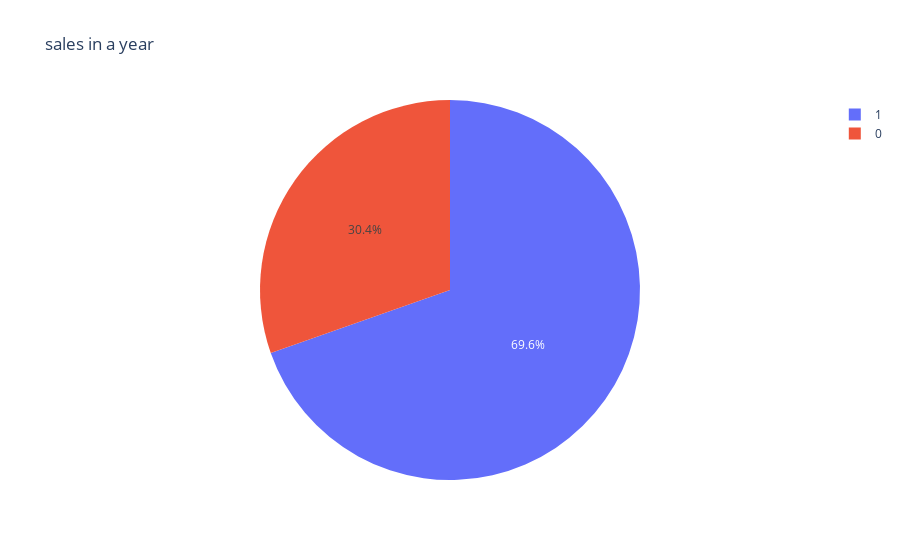

Notebook code cell kept with this figure:
### Code cell
fig = pt.pie(data, values='COUNT', names='WORKING_DAY',title="sales in a year")
fig.show()

### Figure 1 — Plotly figure (JSON) as saved in the notebook; plotly's stock layout.template omitted (floating-point values rounded to 4 significant figures; data arrays with more than 128 entries replaced by an {"elided": "..."} marker saying what was removed)
{"data": [{"domain": {"x": [0, 1], "y": [0, 1]}, "hovertemplate": "WORKING_DAY=%{label}<br>COUNT=%{value}<extra></extra>", "labels": {"elided": "731 int values"}, "legendgroup": "", "name": "", "showlegend": true, "type": "pie", "values": {"elided": "731 int values"}}], "layout": {"legend": {"tracegroupgap": 0}, "title": {"text": "sales in a year"}}}
